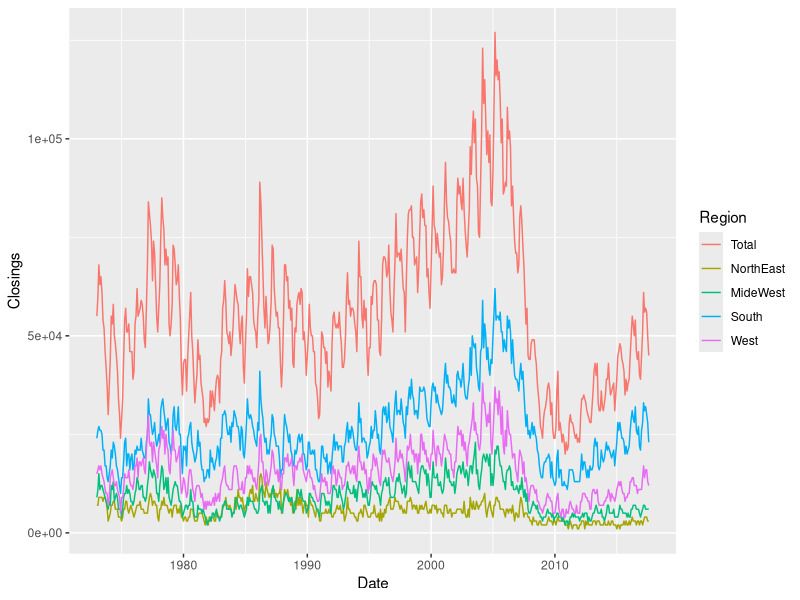
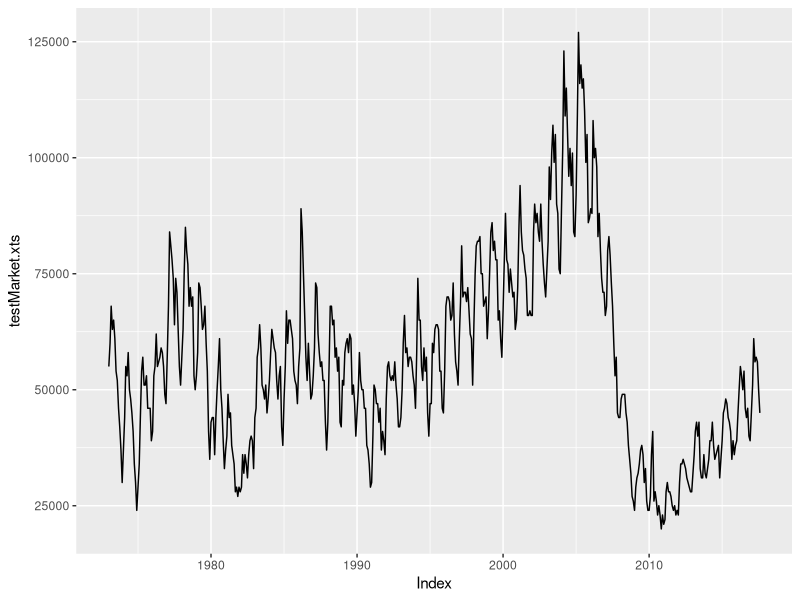

Source code (R) for these figures, in order: (Note: this script raises an error after producing the figures.)
library(xts)
library(lubridate)
library(forecast)
library(data.table)
library(ggplot2)
library(grid)
library(gridExtra)
library(quantmod)
library(ggthemes)

market <- fread("Monthly.csv")
market[, Date := as.Date(market$Date, format = "%Y/%m/%d")]
names(market) <- c("Date", "Total", "NorthEast", "MideWest", "South", "West")

market <- melt(market, id.vars = "Date")
names(market) <- c("Date", "Region", "Closings")
market[, Closings := Closings * 1000]



ggplot(market, aes(Date, Closings, colour = Region)) + 
  geom_line()

testMarket <- market[Region == "Total"]
testMarket.xts <- xts(x = testMarket$Closings, order.by = testMarket$Date)

autoplot(testMarket.xts)

testMarket.start <- c(year(start(testMarket.xts)), month(start(testMarket.xts)))
testMarket.end <- c(year(end(testMarket.xts)), month(end(testMarket.xts)))
testMarket.xts <- ts(as.numeric(testMarket.xts), start = testMarket.start,
                   end = testMarket.end, frequency = 12)
rm(testMarket.start, testMarket.end)

testMarket.HW <- HoltWinters(testMarket.xts)
testMarket.arima <- auto.arima(testMarket.xts)
testMarket.forecast <- forecast(testMarket.xts, h = 12*4)
autoplot(testMarket.HW)
autoplot(testMarket.arima)
autoplot(testMarket.forecast)

testMarket.predict1 <-  predict(testMarket.HW, n.ahead=48)
ts.plot(testMarket.xts, testMarket.predict1, lty = c(1:2))

testMarket.predict2 <-  predict(testMarket.arima, n.ahead=48)
autoplot(testMarket.predict2)
